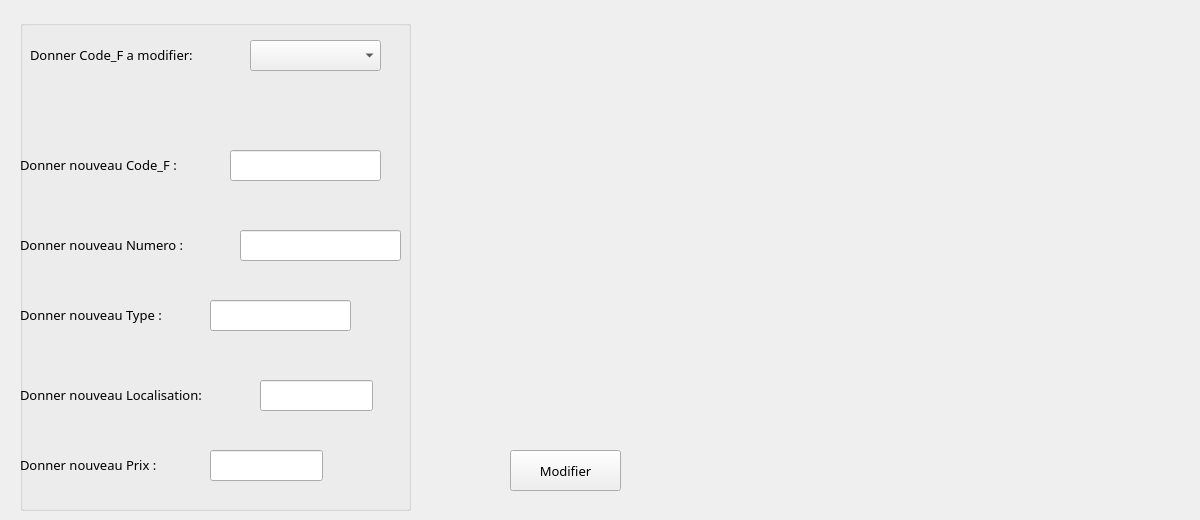
        <widget class="QWidget" name="modif">
         <attribute name="icon">
          <iconset>
           <normaloff>../Images/modiiiif.png</normaloff>../Images/modiiiif.png</iconset>
         </attribute>
         <attribute name="title">
          <string>Modifier</string>
         </attribute>
         <attribute name="toolTip">
          <string>Modifier fournisseur</string>
         </attribute>
         <widget class="QLabel" name="label_2">
          <property name="geometry">
           <rect>
            <x>440</x>
            <y>10</y>
            <width>751</width>
            <height>371</height>
           </rect>
          </property>
          <property name="text">
           <string/>
          </property>
          <property name="pixmap">
           <pixmap>../Images/livraison-fournisseurs-achats-gestion-commerciale.png</pixmap>
          </property>
         </widget>
         <widget class="QPushButton" name="Valide_Modif">
          <property name="geometry">
           <rect>
            <x>510</x>
            <y>450</y>
            <width>111</width>
            <height>41</height>
           </rect>
          </property>
          <property name="font">
           <font>
            <family>MV Boli</family>
            <pointsize>10</pointsize>
           </font>
          </property>
          <property name="text">
           <string>Modifier</string>
          </property>
          <property name="icon">
           <iconset>
            <normaloff>../Images/modiiiif.png</normaloff>../Images/modiiiif.png</iconset>
          </property>
         </widget>
         <widget class="QGroupBox" name="groupBox">
          <property name="enabled">
           <bool>true</bool>
          </property>
          <property name="geometry">
           <rect>
            <x>20</x>
            <y>20</y>
            <width>391</width>
            <height>491</height>
           </rect>
          </property>
          <property name="mouseTracking">
           <bool>false</bool>
          </property>
          <property name="autoFillBackground">
           <bool>false</bool>
          </property>
          <property name="title">
           <string/>
          </property>
          <property name="flat">
           <bool>true</bool>
          </property>
          <property name="checkable">
           <bool>false</bool>
          </property>
          <widget class="QLabel" name="label_5">
           <property name="geometry">
            <rect>
             <x>0</x>
             <y>130</y>
             <width>201</width>
             <height>31</height>
            </rect>
           </property>
           <property name="font">
            <font>
             <family>MV Boli</family>
            </font>
           </property>
           <property name="text">
            <string>&lt;html&gt;&lt;head/&gt;&lt;body&gt;&lt;p&gt;&lt;span style=&quot; font-size:10pt;&quot;&gt;Donner nouveau Code_F :&lt;/span&gt;&lt;/p&gt;&lt;/body&gt;&lt;/html&gt;</string>
           </property>
          </widget>
          <widget class="QLabel" name="label_6">
           <property name="geometry">
            <rect>
             <x>10</x>
             <y>20</y>
             <width>211</width>
             <height>31</height>
            </rect>
           </property>
           <property name="font">
            <font>
             <family>MV Boli</family>
            </font>
           </property>
           <property name="text">
            <string>&lt;html&gt;&lt;head/&gt;&lt;body&gt;&lt;p&gt;&lt;span style=&quot; font-size:10pt;&quot;&gt;Donner Code_F a modifier:&lt;/span&gt;&lt;/p&gt;&lt;/body&gt;&lt;/html&gt;</string>
           </property>
          </widget>
          <widget class="QLabel" name="label_7">
           <property name="geometry">
            <rect>
             <x>0</x>
             <y>210</y>
             <width>211</width>
             <height>31</height>
            </rect>
           </property>
           <property name="font">
            <font>
             <family>MV Boli</family>
            </font>
           </property>
           <property name="text">
            <string>&lt;html&gt;&lt;head/&gt;&lt;body&gt;&lt;p&gt;&lt;span style=&quot; font-size:10pt;&quot;&gt;Donner nouveau Numero :&lt;/span&gt;&lt;/p&gt;&lt;/body&gt;&lt;/html&gt;</string>
           </property>
          </widget>
          <widget class="QLabel" name="label_13">
           <property name="geometry">
            <rect>
             <x>0</x>
             <y>280</y>
             <width>191</width>
             <height>31</height>
            </rect>
           </property>
           <property name="font">
            <font>
             <family>MV Boli</family>
            </font>
           </property>
           <property name="text">
            <string>&lt;html&gt;&lt;head/&gt;&lt;body&gt;&lt;p&gt;&lt;span style=&quot; font-size:10pt;&quot;&gt;Donner nouveau Type :&lt;/span&gt;&lt;/p&gt;&lt;/body&gt;&lt;/html&gt;</string>
           </property>
          </widget>
          <widget class="QLabel" name="label_15">
           <property name="geometry">
            <rect>
             <x>0</x>
             <y>360</y>
             <width>231</width>
             <height>31</height>
            </rect>
           </property>
           <property name="font">
            <font>
             <family>MV Boli</family>
            </font>
           </property>
           <property name="text">
            <string>&lt;html&gt;&lt;head/&gt;&lt;body&gt;&lt;p&gt;&lt;span style=&quot; font-size:10pt;&quot;&gt;Donner nouveau Localisation:&lt;/span&gt;&lt;/p&gt;&lt;/body&gt;&lt;/html&gt;</string>
           </property>
          </widget>
          <widget class="QLabel" name="label_16">
           <property name="geometry">
            <rect>
             <x>0</x>
             <y>430</y>
             <width>181</width>
             <height>31</height>
            </rect>
           </property>
           <property name="font">
            <font>
             <family>MV Boli</family>
            </font>
           </property>
           <property name="text">
            <string>&lt;html&gt;&lt;head/&gt;&lt;body&gt;&lt;p&gt;&lt;span style=&quot; font-size:10pt;&quot;&gt;Donner nouveau Prix :&lt;/span&gt;&lt;/p&gt;&lt;/body&gt;&lt;/html&gt;</string>
           </property>
          </widget>
          <widget class="QLineEdit" name="lineEdit_nv_code">
           <property name="geometry">
            <rect>
             <x>210</x>
             <y>130</y>
             <width>151</width>
             <height>31</height>
            </rect>
           </property>
           <property name="font">
            <font>
             <pointsize>10</pointsize>
            </font>
           </property>
          </widget>
          <widget class="QLineEdit" name="lineEdit_nv_type">
           <property name="geometry">
            <rect>
             <x>190</x>
             <y>280</y>
             <width>141</width>
             <height>31</height>
            </rect>
           </property>
           <property name="font">
            <font>
             <pointsize>10</pointsize>
            </font>
           </property>
          </widget>
          <widget class="QLineEdit" name="lineEdit_nv_num">
           <property name="geometry">
            <rect>
             <x>220</x>
             <y>210</y>
             <width>161</width>
             <height>31</height>
            </rect>
           </property>
           <property name="font">
            <font>
             <pointsize>10</pointsize>
            </font>
           </property>
          </widget>
          <widget class="QLineEdit" name="lineEdit_nv_localisation">
           <property name="geometry">
            <rect>
             <x>240</x>
             <y>360</y>
             <width>113</width>
             <height>31</height>
            </rect>
           </property>
           <property name="font">
            <font>
             <pointsize>10</pointsize>
            </font>
           </property>
          </widget>
          <widget class="QLineEdit" name="lineEdit_nv_prix">
           <property name="geometry">
            <rect>
             <x>190</x>
             <y>430</y>
             <width>113</width>
             <height>31</height>
            </rect>
           </property>
           <property name="font">
            <font>
             <pointsize>10</pointsize>
            </font>
           </property>
          </widget>
          <widget class="QComboBox" name="comboBox_modif">
           <property name="geometry">
            <rect>
             <x>230</x>
             <y>20</y>
             <width>131</width>
             <height>31</height>
            </rect>
           </property>
           <property name="font">
            <font>
             <pointsize>10</pointsize>
            </font>
           </property>
          </widget>
         </widget>
        </widget>
